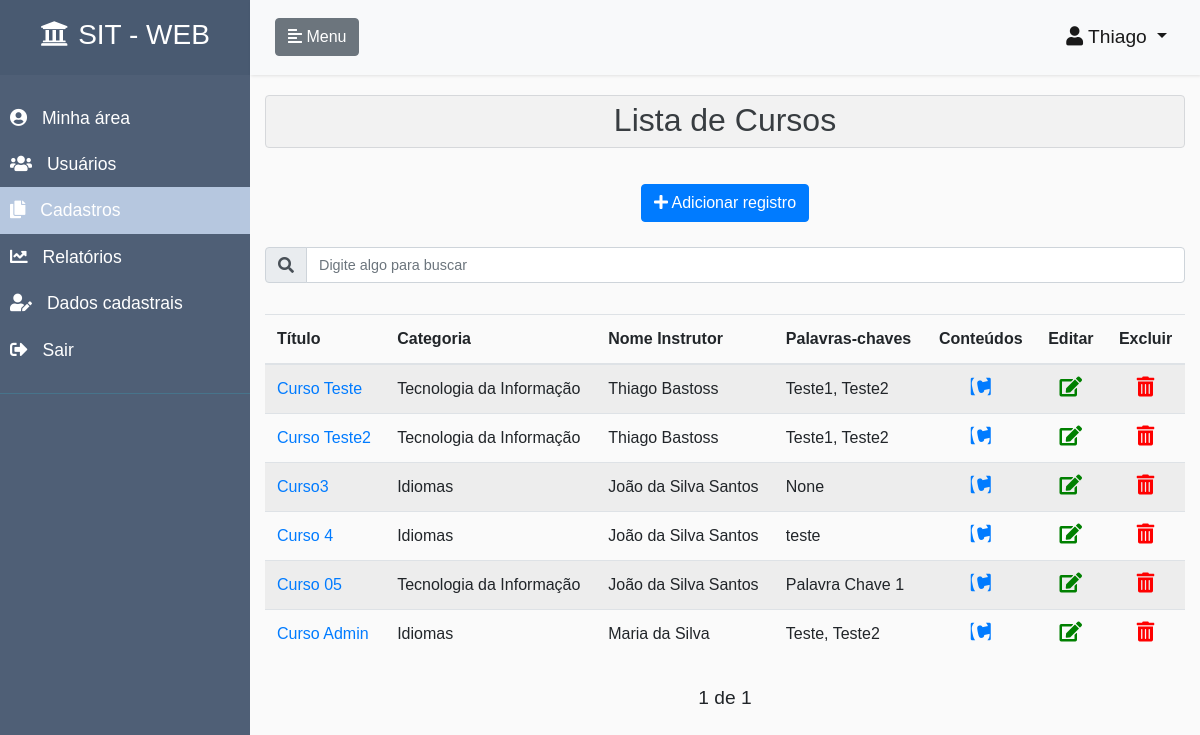
Before: /cadastros-cursos/ (signed in) with the older database file.
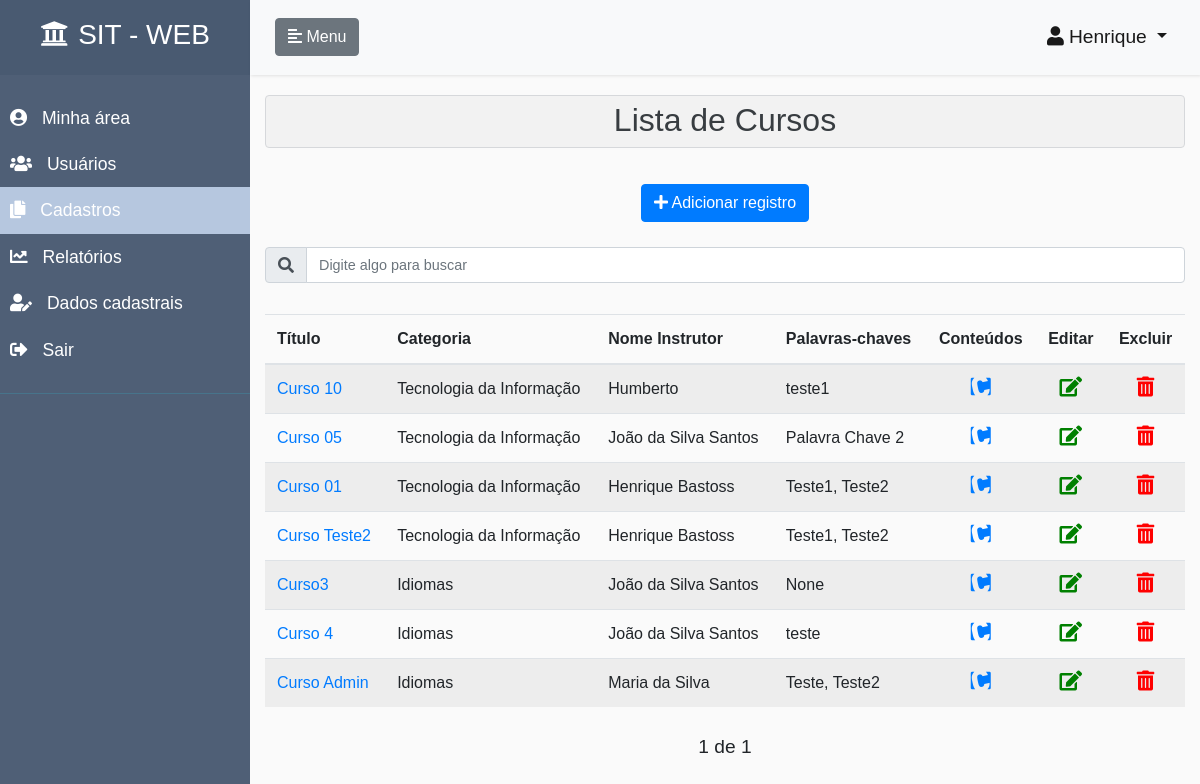
After: the same page with the newer database file.
### accounts/models.py (models this page shows, shortened)
class CustomUser(AbstractUser):
    ALUNO = 1
    INSTRUTOR = 2
    ADMINISTRADOR = 3
    PERFIS = (
        (ALUNO, 'Aluno'),
        (INSTRUTOR, 'Instrutor'),
        (ADMINISTRADOR, 'Administrador'),
    )
    email = models.EmailField(unique=True)
    username = models.CharField(
        max_length=150,
        null=True,
        blank=True,
    )
    perfil = models.PositiveSmallIntegerField(
        choices=PERFIS,
        null=True,
        blank=True
    )
    REQUIRED_FIELDS = []
    USERNAME_FIELD = 'email'
    def tem_perfil_aluno(self):
        if self.perfil == self.ALUNO:
            return True
        return False
    def tem_perfil_instrutor(self):
        if self.perfil == self.INSTRUTOR:
            return True
        return False
    def tem_perfil_administrador(self):
        if self.perfil == self.ADMINISTRADOR or self.is_staff:
            return True
        return False

### core/models.py (models this page shows, shortened)
class Curso(models.Model):
    objects = CursoManager()
    titulo = models.CharField(unique=True, max_length=70, verbose_name=u"título")
    categoria = models.ForeignKey(Categoria, on_delete=models.CASCADE)
    usuario = models.ForeignKey(AUTH_USER_MODEL, on_delete=models.CASCADE)
    nome_instrutor = models.CharField(null=True, verbose_name=u"Nome do instrutor", blank=True, max_length=50)
    palavras_chaves = models.CharField(max_length=150, null=True, blank=True)
    descricao = models.TextField(max_length=250, verbose_name=u"descrição", null=True, blank=True)
    publicado = models.BooleanField(default=False)
    data_publicado = models.DateTimeField(null=True, blank=True)
    data_criacao = models.DateTimeField(auto_now_add=True, null=True, blank=True)
    data_atualizacao = models.DateTimeField(auto_now=True, null=True, blank=True)
    class Meta:
        verbose_name = "Curso"
        verbose_name_plural = "Cursos"
    class CustomMeta:
        ordering_field = 'titulo'
        search_fields = ['titulo', 'categoria__titulo', 'usuario__first_name', 'nome_instrutor', 'palavras_chaves', 'descricao']

class Categoria(models.Model):
    objects = CategoriaManager()
    titulo = models.CharField(max_length=40, verbose_name=u"título")
    data_criacao = models.DateTimeField(auto_now_add=True, null=True, blank=True)
    data_atualizacao = models.DateTimeField(auto_now=True, null=True, blank=True)
    class Meta:
        verbose_name = "Categoria"
        verbose_name_plural = "Categorias"
    class CustomMeta:
        ordering_field = 'titulo'
        search_fields = ['titulo',]

### core/views.py (the view)
# urls.py: path('cadastros-cursos/',              registrosListView,  {'modelo': Curso},          name='cadastros-cursos'),
@login_required
def registrosListView(request, modelo):
    perfil_aluno = False
    perfil_instrutor = False
    perfil_administrador = False
    lista_categorias = False
    lista_cursos = False
    lista_unidades = False
    lista_videos = False
    lista_arquivos = False
    lista_questionarios = False
    lista_questoes = False
    lista_alternativas = False
    lista_avaliacoes = False
    lista_inscricoes = False
    if request.user.tem_perfil_aluno():
        return trata_usuario_sem_permissao(request)
    if request.user.tem_perfil_administrador():
        perfil_administrador = True
    if request.user.tem_perfil_instrutor():
        perfil_instrutor = True
    if modelo == Categoria:
        lista_categorias = True
    if modelo == Curso:
        lista_cursos = True
    if modelo == Unidade:
        lista_unidades = True
    if modelo == Video:
        lista_videos = True
    if modelo == Arquivo:
        lista_arquivos = True
    if modelo == Questionario:
        lista_questionarios = True
    if modelo == Questao:
        lista_questoes = True
    if modelo == Alternativa:
        lista_alternativas = True
    if modelo == Avaliacao:
        lista_avaliacoes = True
    if modelo == Inscricao:
        lista_inscricoes = True
    tituloPagina = modelo._meta.verbose_name_plural
    nomeLink = remover_acentos(modelo._meta.verbose_name.lower())
    try:
        search = request.GET.get('search')
    except:
        search = None
    if search:
        search_fields = modelo.CustomMeta.search_fields
        filtro = reduce(or_, [Q(**{'{}__icontains'.format(f): search}) for f in search_fields], Q())
        objetos = modelo.objects.obtem_objetos_por_perfil_usuario(
            request.user
        ).filter(
            filtro
        ).order_by(
            '-data_atualizacao'
        )
    else:
        lista_objetos = modelo.objects.obtem_objetos_por_perfil_usuario(
            request.user
        ).order_by(
            '-data_atualizacao'
        )
        paginator = Paginator(lista_objetos, 10)
        page = request.GET.get('page')
        objetos = paginator.get_page(page)
    nao_tem_objetos = False
    if len(objetos) == 0:
        nao_tem_objetos = True
    nome_template = 'core/registros-lista.html'
    if request.is_ajax():
        nome_template = 'core/registros-lista-conteudo.html'
    return render(
        request,
        nome_template,
        {
            'objetos': objetos,
            'tituloPagina': tituloPagina,
            'nomeLink': nomeLink,
            'perfil_aluno': perfil_aluno,
            'perfil_administrador': perfil_administrador,
            'perfil_instrutor': perfil_instrutor,
            'lista_categorias': lista_categorias,
            'lista_cursos': lista_cursos,
            'lista_unidades': lista_unidades,
            'lista_videos': lista_videos,
            'lista_arquivos': lista_arquivos,
            'lista_questionarios': lista_questionarios,
            'lista_questoes': lista_questoes,
            'lista_alternativas': lista_alternativas,
            'lista_avaliacoes': lista_avaliacoes,
            'lista_inscricoes': lista_inscricoes,
            'nao_tem_objetos': nao_tem_objetos,
            'menu_inicio': False,
            'menu_meus_cursos': False,
            'menu_cadastros': True,
            'menu_relatorios': False,
            'menu_usuarios': False,
            'menu_dados_cadastrais': False,
        }
    )

### core/managers.py (called while the page is built)
    def obtem_objetos_por_perfil_usuario(self, usuario):
        objetos = self.none()
        if usuario.tem_perfil_administrador():
            objetos = self.all()
        else:
            if usuario.tem_perfil_instrutor():
                objetos = self.filter(usuario=usuario)
        return objetos

### core/views.py (called while the page is built)
def remover_acentos(txt):
    return normalize('NFKD', txt).encode('ASCII', 'ignore').decode('ASCII')

### core/templates/core/registros-lista.html (shortened to what this page needs)
{% extends 'pagina-inicial.html' %}
{% block content_page %}
<div class="col-12 list-div">
    <div class="alert alert-secondary" role="alert" style="background-color: rgba(0,0,0,.03); padding: 0;">
        <h2 class="text-center" style="margin-top: 5px;">Lista de {{tituloPagina}}</h2>
    </div>
    {% if lista_inscricoes == False and lista_avaliacoes == False %}
    <div class="btn-toolbar justify-content-between" role="toolbar" aria-label="Toolbar with button groups">
        <div class="col text-center" style="margin-top: 20px; margin-bottom: 10px;">
          <a href="/adiciona-{{nomeLink}}/" class="btn btn-primary " role="button" title="Adiciona um novo registro">
              <i class="fas fa-plus class-icone-button"></i>
                  Adicionar registro
          </a>
        </div>
    </div>
    {% endif %}
    <div class="col-12 search-div">
        <form method="GET" id="search-form">
                <div class="input-group mb-3">
                    <div class="input-group-prepend">
                        <span class="input-group-text" id="basic-addon1"><i class="fas fa-search" id="teste"></i></span>
                    </div>
                    <input class="form-control" type="text" id="search" name="search"
                           placeholder="Digite algo para buscar"
                           value="{{ request.GET.search }}"
                           style="font-size: 0.9rem"
                           title="Informe qualquer caracteristica de um curso para filtrar">
                </div>
        </form>
    </div>
    {% if nao_tem_objetos == False %}
    <div class="container-pesquisa">
        {% include  'core/registros-lista-conteudo.html' %}
    </div>
    <div class="pagination" style="margin-top: 10px;">
        <span class="step-links">
            <div class="btn-toolbar justify-content-between" role="toolbar" aria-label="Toolbar with button groups">
                <span>
                    {% if objetos.paginator.num_pages %}
                    <span class="current" style="font-size: 1.2rem;">
                        {{ objetos.number }} de {{ objetos.paginator.num_pages }}
                    </span>
                    {% endif %}
                </span>
            </div>
        </span>
    </div>
    {% else %}
        <h5 class="text-center" style="margin-top: 20px;">Sem cadastros a serem exibidos</h5>
    {% endif %}
</div>
{% endblock %}

### templates/pagina-inicial.html (shortened to what the changed rows need)
{% extends  'base.html' %}
{% load static %}
{% load crispy_forms_tags %}
{% block head %}
    <link rel="stylesheet" href="{% static 'css/styles.css' %}">
{% endblock %}
{% block body %}
<body>
    <div class="wrapper">
        <div id="content" class="container-fluid" style="padding-top: 0; padding-left: 0; padding-right: 0;">
            <nav class="navbar navbar-expand-lg navbar-light bg-light">
                <div class="container-fluid">
                    <div class="collapse navbar-collapse" id="navbarSupportedContent">
                        <ul class="navbar-nav ml-auto">
                              <li class="nav-item active dropdown">
                                <a class="nav-link dropdown-toggle" href="#" id="navbarDropdownMenuLink" data-toggle="dropdown" aria-haspopup="true" aria-expanded="false" style="font-size: 1.2rem;">
                                  <i class="fas fa-user class-icon icone-usuario"></i>{{ user.first_name }}
                                </a>
                              </li>
                        </ul>
                    </div>
                </div>
            </nav>
            <div class="container-fluid">
                {% block content_page %}{% endblock %}
            </div>
        </div>
    </div>
</body>
{% endblock %}

### core/templates/core/registros-lista-conteudo.html (shortened to what this page needs)
       <div style="overflow-x:auto;">
            <table class="table table-striped">
                <thead>
                    <tr>
                        {% if lista_cursos == True%}
                        <th scope="col">Título</th>
                        <th scope="col">Categoria</th>
                        <th scope="col">Nome Instrutor</th>
                        <th scope="col">Palavras-chaves</th>
                        <th scope="col"><div class="text-center">Conteúdos</div></th>
                        {% endif %}
                        {% if lista_avaliacoes == False and lista_inscricoes == False%}
                        <th scope="col"><div class="text-center">Editar</div></th>
                        {% endif %}
                        <th scope="col"><div class="text-center">Excluir</div></th>
                    </tr>
                </thead>
                <tbody>
                {% for objeto in objetos %}
                    <tr>
                        {% if lista_cursos == True%}
                        <td><a href="/edita-{{nomeLink}}/{{ objeto.id }}">{{ objeto.titulo }}</a></td>
                        <td>{{ objeto.categoria.titulo }}</td>
                            {% if objeto.nome_instrutor == None or objeto.nome_instrutor == "" %}
                            <td>{{ objeto.usuario.get_full_name }}</td>
                            {% else %}
                            <td>{{ objeto.nome_instrutor }}</td>
                            {% endif %}
                        <td>{{ objeto.palavras_chaves }}</td>
                            <td>
                                <div class="text-center">
                                    <a href="/cadastro-conteudo-curso/{{ objeto.id }}" title="Acessa página de cadastro de conteúdos do curso">
                                        <i class="fab fa-contao" style="cursor: pointer; font-size: 20px; color: #007bff;"></i>
                                    </a>
                                </div>
                            </td>
                        {% endif %}
                        {% if lista_avaliacoes == False and lista_inscricoes == False%}
                        <td>
                            <div class="text-center">
                                <a href="/edita-{{nomeLink}}/{{ objeto.id }}" title="Abre edição do registro selecionado">
                                    <i class="fas fa-edit" style="cursor: pointer; font-size: 20px; color: green;"></i>
                                </a>
                            </div>
                        </td>
                        {% endif %}
                        <td>
                            <div class="text-center">
                                <i class="fas fa-trash-alt" style="cursor: pointer; font-size: 20px; color: red;" onclick="removeItem({{ objeto.id }}, '/remove-{{nomeLink}}/{{ objeto.id }}')" title="Remove registro selecionado"></i>
                            </div>
                        </td>
                    </tr>
                {% endfor %}
                </tbody>
            </table>
       </div>

Changed rows visible on the page:
changed CustomUser: first_name "Thiago" → "Henrique"
added Curso: titulo "Curso 10", categoria.titulo "Tecnologia da Informação", nome_instrutor "Humberto", palavras_chaves "teste1"
changed Curso "Curso 05": palavras_chaves "Palavra Chave 1" → "Palavra Chave 2"; moves up the list
changed Curso: titulo "Curso Teste" → "Curso 01"; usuario.get_full_name "Thiago Bastoss" → "Henrique Bastoss"
changed through a linked row, Curso "Curso Teste2": usuario.get_full_name "Thiago Bastoss" → "Henrique Bastoss"
